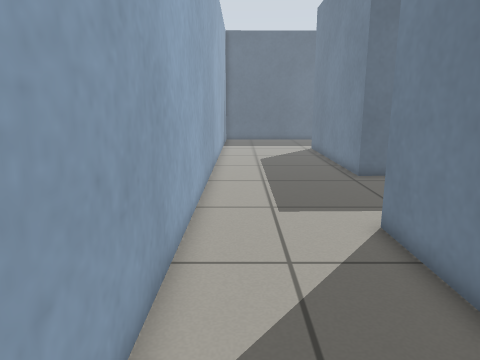
view 1 (above)

18 first-person views from a walk through a Gazebo world. The camera is 0.78 m above the floor, tilts 12° down and sees 70° across. The floor is counted in squares, 0.25 m on a side. Each view is taken from the middle of a square. On the plan, view 1 faces up. The plan holds only what a view shows up to about 20 squares ahead; the rest is blank.

view 2
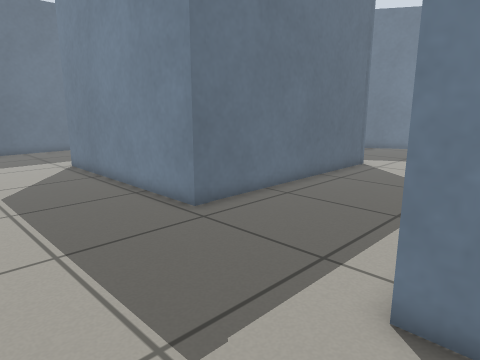

view 3
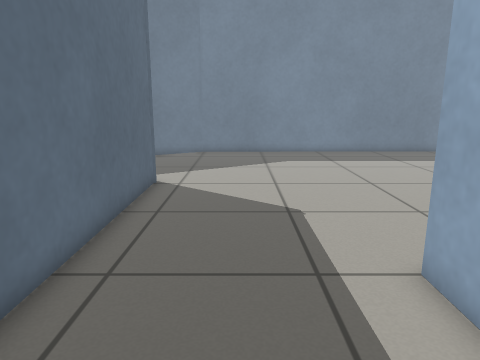

view 4
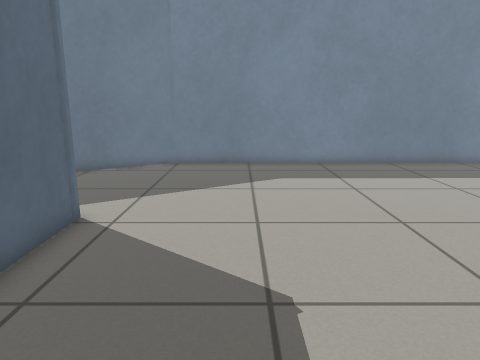

view 5
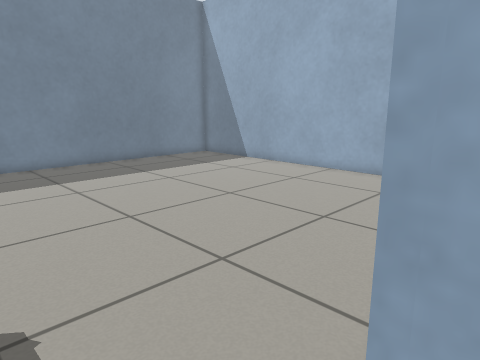

view 6
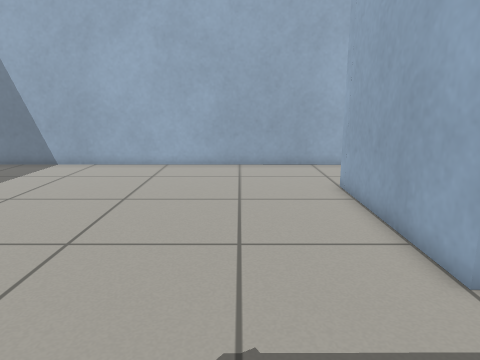

view 7
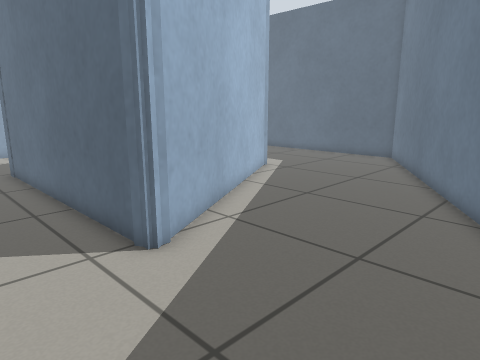

view 8
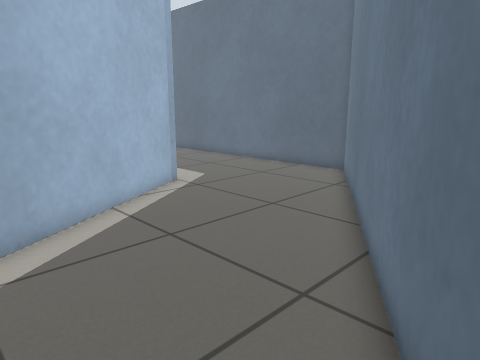

view 9
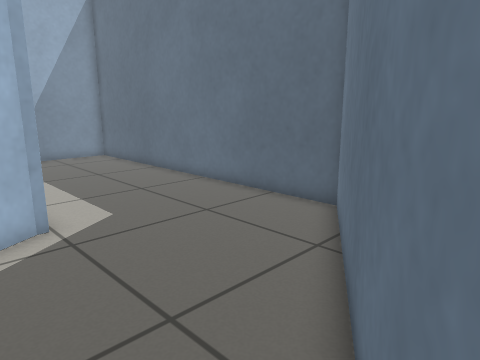

view 10
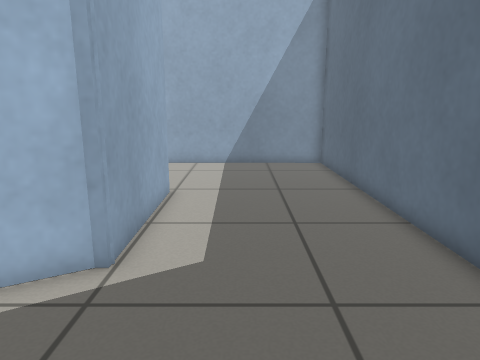

view 11
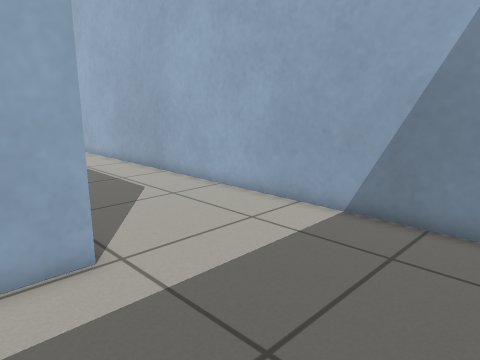

view 12
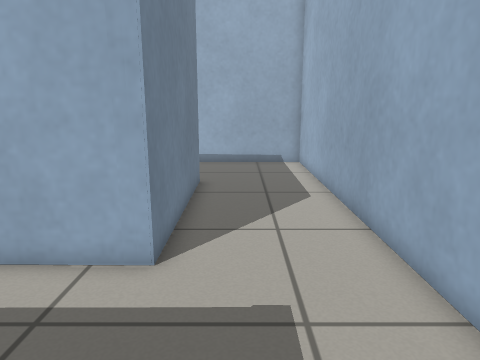

view 13
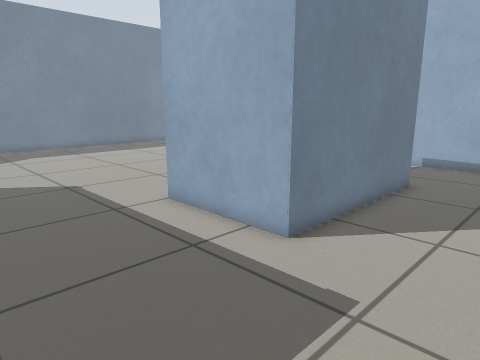

view 14
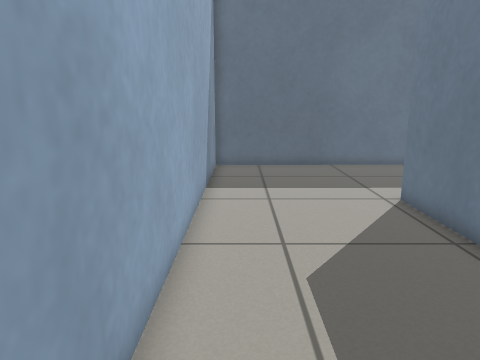

view 15
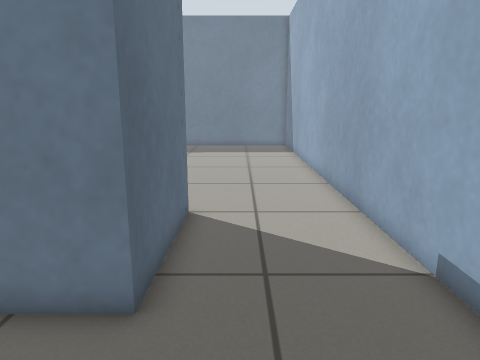

view 16
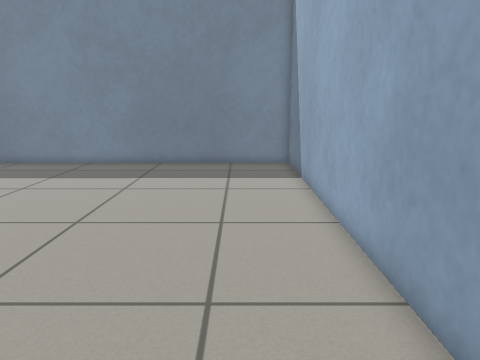

view 17
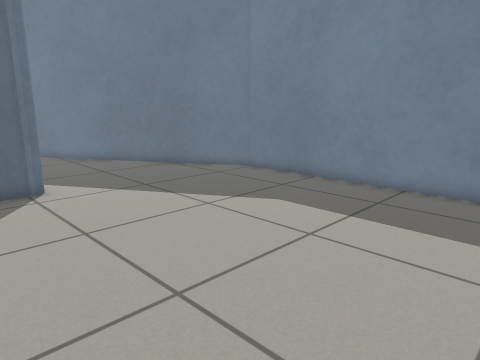

view 18
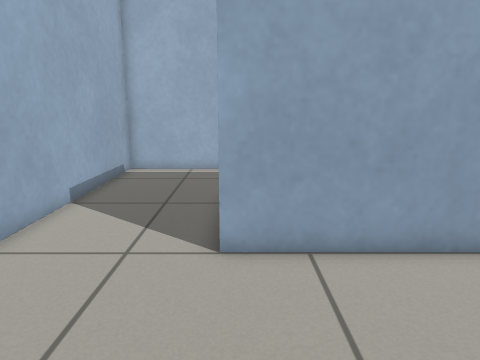

### Floor plan
Points are (right, up) in squares from view 1. A wall is a line through its corners. A room is listed if a view was taken in it or the views show most of it. See-through windows are left out.
Room 1 (views 1, 2, 3, 4, 5, 6, 7, 8, 9, 10, 11, 12, 13, 14, 15, 16, 17, 18)
walls: (9, 8.6) (9, 0.6) (3.7, 0.6) (3.7, 8.6) (9, 8.6); (17.5, 16.3) (17.5, 15.7) (17.3, 15.6) (5.5, 15.6) (5.5, 26.4) (11.6, 26.4) (17.6, 15.8); (27.3, 14.6) (15.7, 33.7) (-1.3, 33.6) (-1.4, -4.6) (27.4, -4.8) (27.3, 14.6)

Positions as (right, up) in squares from view 1, and headings:
1: (0, 0), facing up
2: (-1, 7), facing up-right
3: (3, 12), facing right
4: (8, 11), facing right
5: (8, 11), facing down-right
6: (13, 14), facing down
7: (24, 12), facing up-left
8: (24, 18), facing up-left
9: (21, 24), facing up-left
10: (18, 29), facing left
11: (8, 33), facing down-left
12: (2, 15), facing down
13: (-1, 15), facing down-right
14: (0, 15), facing up
15: (-1, -1), facing right
16: (8, -2), facing right
17: (14, 2), facing up-right
18: (16, 1), facing left
